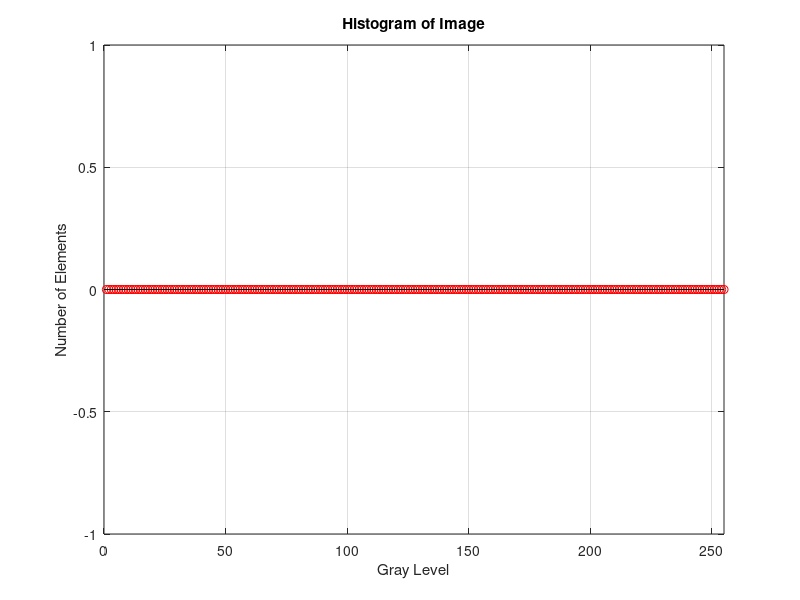
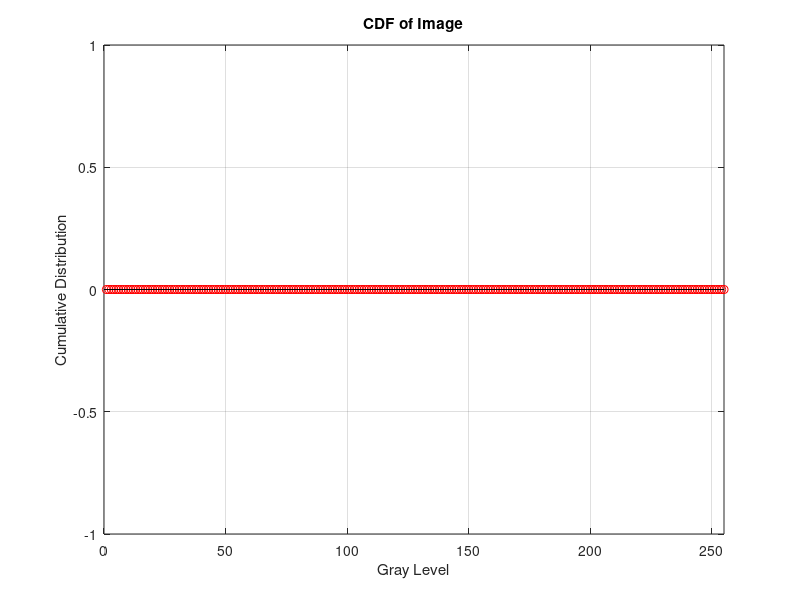

The MATLAB script that drew these images, in order: (Note: this script raises an error after producing the figures.)
a = input('Tuliskan Nama Anda =  ','s');
b = input('Tuliskan Nim Anda = ');
d = fix(b/1000000000);
d1 = mod(b,100);
n = d*100+d1;
for x = 1:n
c1 = fix(rand(5,5)*100);
c2 = fix(rand(5,5)*100);
c3 = fix(rand(5,5)*100);
end
R =c1
G = c2
B = c3
save(a,'b','R','G','B')

%Nomor 2
[kolom, baris] = size(R);
hasil = zeros(kolom,baris);

for x = 1 : kolom
    for y = 1 : baris
        hasil(x,y) = R(x,y) * 0.4 + G(x,y) * 0.32 + B(x,y) * 0.28;
    end
end

%% Histogram array
myhist = zeros(256,1);
for k = 0:255
    myhist(k+1) = numel(find(I==k)); % number of elements where I has gray level equal to 'k'     
end
figure, stem(myhist,'r');
set(gca,'XLim',[0 255])
xlabel('Gray Level')
ylabel('Number of Elements')
title('Histogram of Image')
grid on
% End of Histogram array
% Calculate cdf
cdf = zeros(256,1);
cdf(1) = myhist(1);
for k = 2:256
    cdf(k) = cdf(k-1)+myhist(k);
end
figure, stem(cdf,'r');
set(gca,'XLim',[0 255])
xlabel('Gray Level')
ylabel('Cumulative Distribution')
title('CDF of Image')
grid on
% End of Calculate cdf

%% Find Equalized histogram array
J = I;
cumprob = cdf/(rows.*cols);
equalizedhist = floor((cumprob).*255);
 
for i = 1:rows
    for j = 1:cols
        for m = 0:255
            if (I(i,j)==m)
                J(i,j) = equalizedhist(m+1);
            end
        end
    end
end
 
figure, imshow(J);
title('Equalized Image')

%% Equalized Histogram array
myeqhist = zeros(256,1);
for k = 0:255
    myeqhist(k+1) = numel(find(J==k));
end
figure, stem(myeqhist,'r');
set(gca,'XLim',[0 255])
xlabel('Gray Level')
ylabel('Number of Elements')
title('Histogram of Equalized Image')
grid on
% End of Equalized Histogram array

%NOMOR 5
h=[1 1 1;1 4 1;1 1 1];
[kolom, baris]=size(hasil);
z=zeros(kolom,baris);
[kolom_h , baris_h]=size(h);

for x = 1 : kolom
    for y=1:baris
        for k1=1:kolom_h
            for k2=1:baris_h
                aa=x-2+k1;
                bb=y-2+k2;

                if aa == 00 || bb==0 || aa==kolom+1 || bb==kolom+1
                   z(x,y)=z(x,y)+(h(k1,k2)*0);
                else
                   z(x,y)=z(x,y)+h(k1,k2)*hasil(aa,bb);
                end
            end
        end
    end
end